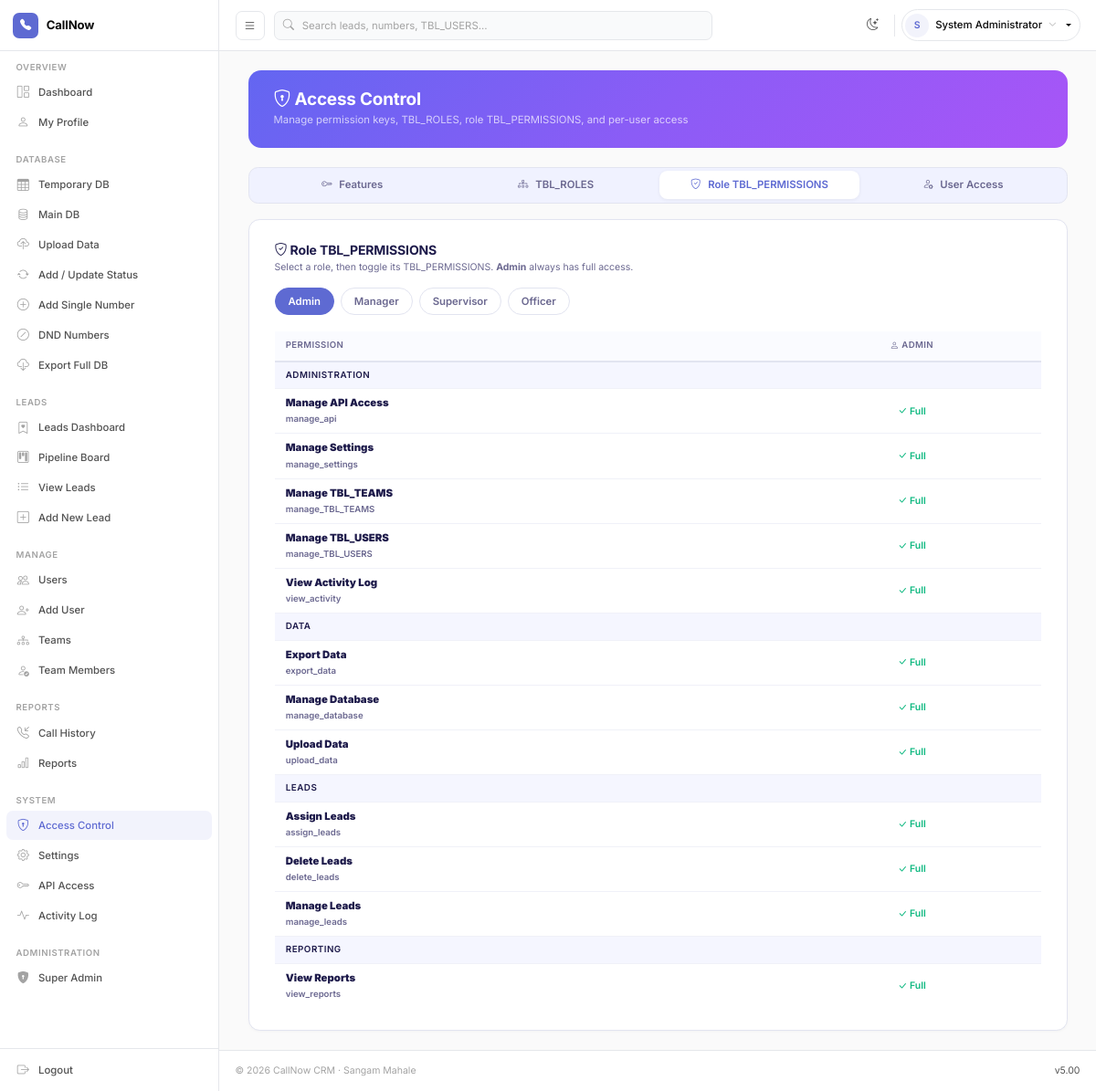
Page /modules/settings/permissions_manager.php (signed in) on the committed database.
### tables this page shows
CREATE TABLE `roles` (
  `id` int(11) NOT NULL AUTO_INCREMENT,
  `role_name` varchar(50) NOT NULL,
  `description` varchar(255) DEFAULT '',
  `is_system` tinyint(1) NOT NULL DEFAULT 0,
  `created_at` datetime DEFAULT current_timestamp(),
  PRIMARY KEY (`id`),
  UNIQUE KEY `role_name` (`role_name`)
);

CREATE TABLE `permissions` (
  `id` int(11) NOT NULL AUTO_INCREMENT,
  `permission_key` varchar(50) NOT NULL,
  `label` varchar(100) NOT NULL,
  `category` varchar(50) DEFAULT 'General',
  `description` text DEFAULT NULL,
  `is_system` tinyint(1) NOT NULL DEFAULT 0,
  `created_at` datetime DEFAULT current_timestamp(),
  PRIMARY KEY (`id`),
  UNIQUE KEY `permission_key` (`permission_key`)
);

### php_scripts/config.php (called while the page is built, shortened)
<?php
    if (!function_exists('tn')) {
        function tn(string $name): string {
            if (defined($name)) {
                $v = constant($name);
                if ($v !== '' && $v !== $name) return $v;
            }
            return $GLOBALS['__cn_tbl_override'][$name] ?? $name;
        }
    }
?>

### php_scripts/permissions.php (called while the page is built, shortened)
<?php
if (!function_exists('getTBL_PERMISSIONSeed')) {
    function getAllTBL_PERMISSIONS(mysqli $link): array {
        $out = [];
        $res = mysqli_query($link, "SELECT id, permission_key, label, category, description, is_system FROM " . tn('TBL_PERMISSIONS') . " ORDER BY category, label");
        if ($res) while ($r = mysqli_fetch_assoc($res)) $out[] = $r;
        return $out;
    }
    function getTBL_PERMISSIONSByCategory(mysqli $link): array {
        $grouped = [];
        foreach (getAllTBL_PERMISSIONS($link) as $p) {
            $grouped[$p['category']][] = $p;
        }
        return $grouped;
    }
}

### modules/settings/permissions_manager.php (the view, shortened to what this page needs)
<?php
require_once __DIR__ . '/../../php_scripts/team_auth.php';
require_once __DIR__ . '/../../php_scripts/permissions.php';
$tab = $_GET['tab'] ?? 'role_perms';
$selectedRole = $_GET['role'] ?? null;
$allTBL_ROLES = [];
$ar = mysqli_query($link, "SELECT r.*, (SELECT COUNT(*) FROM " . tn('TBL_USERS') . " WHERE ROLE = r.role_name AND ROLE != 'Super Admin') as user_count FROM " . tn('TBL_ROLES') . " r WHERE r.role_name != 'Super Admin' ORDER BY r.is_system DESC, r.id");
if ($ar) while ($a = mysqli_fetch_assoc($ar)) $allTBL_ROLES[] = $a;
$allTBL_PERMISSIONS = getAllTBL_PERMISSIONS($link);
$permsByCat = getTBL_PERMISSIONSByCategory($link);
if ($selectedRole === null && !empty($allTBL_ROLES)) {
    $selectedRole = $allTBL_ROLES[0]['role_name'];
}
?>
<?php $pageTitle = 'Access Control - CallNow Admin'; include __DIR__ . '/../../php_scripts/header.php'; ?>
<div class="container page-wrapper">
    <div class="pm-header">
        <h1><i class="bi bi-shield-lock"></i> Access Control</h1>
        <p>Manage permission keys, TBL_ROLES, role TBL_PERMISSIONS, and per-user access</p>
    </div>
    <div class="pm-tabs">
        <a href="<?= url('modules/settings/permissions_manager.php') ?>?tab=features" class="pm-tab <?= $tab==='features'?'active':'' ?>"><i class="bi bi-key"></i> Features</a>
        <a href="<?= url('modules/settings/permissions_manager.php') ?>?tab=TBL_ROLES" class="pm-tab <?= $tab==='TBL_ROLES'?'active':'' ?>"><i class="bi bi-diagram-3"></i> TBL_ROLES</a>
        <a href="<?= url('modules/settings/permissions_manager.php') ?>?tab=role_perms" class="pm-tab <?= $tab==='role_perms'?'active':'' ?>"><i class="bi bi-shield-check"></i> Role TBL_PERMISSIONS</a>
        <a href="<?= url('modules/settings/permissions_manager.php') ?>?tab=user_access" class="pm-tab <?= $tab==='user_access'?'active':'' ?>"><i class="bi bi-person-gear"></i> User Access</a>
    </div>
    <?php if ($tab === 'features'): ?>
    <div class="pm-card">
        <div class="pm-card-body">
            <div class="d-flex justify-content-between align-items-center flex-wrap gap-2 mb-3">
                <div>
                    <h5 style="font-size:1rem;font-weight:700;color:var(--st-ink);margin:0;"><i class="bi bi-key"></i> Permission Features</h5>
                    <p style="font-size:0.75rem;color:var(--st-ink-soft);margin:0;">These keys gate every action in the app. System keys are protected.</p>
                </div>
                <button type="button" class="pm-btn-primary" data-bs-toggle="modal" data-bs-target="#addFeatureModal" style="font-size:0.75rem!important;padding:0.4rem 1rem!important;"><i class="bi bi-plus-lg"></i> New Feature</button>
            </div>
            <div class="table-responsive">
                <table class="pm-feat-tbl">
                    <thead><tr><th>Key</th><th>Label</th><th>Category</th><th>Description</th><th>Type</th><th></th></tr></thead>
                    <tbody>
                        <?php foreach ($allTBL_PERMISSIONS as $p): ?>
                        <tr>
                            <td><code><?= htmlspecialchars($p['permission_key']) ?></code></td>
                            <td><?= htmlspecialchars($p['label']) ?></td>
                            <td><?= htmlspecialchars($p['category']) ?></td>
                            <td style="color:var(--st-ink-soft);"><?= htmlspecialchars($p['description'] ?: '—') ?></td>
                            <td><?= (int)$p['is_system']===1 ? '<span class="pm-badge system">System</span>' : '<span class="pm-badge custom">Custom</span>' ?></td>
                            <td class="text-end" style="white-space:nowrap;">
                                <button type="button" class="pm-btn-outline" style="padding:0.2rem 0.6rem!important;" data-bs-toggle="modal" data-bs-target="#editFeatureModal"
                                    data-id="<?= $p['id'] ?>" data-label="<?= htmlspecialchars($p['label']) ?>" data-cat="<?= htmlspecialchars($p['category']) ?>" data-desc="<?= htmlspecialchars($p['description']) ?>"><i class="bi bi-pencil"></i></button>
                                <?php if ((int)$p['is_system'] !== 1): ?>
                                <form method="POST" style="display:inline;" onsubmit="return confirm('Delete feature &quot;<?= htmlspecialchars($p['permission_key']) ?>&quot;? This removes it for all TBL_ROLES.')">
                                    <input type="hidden" name="csrf_token" value="<?= htmlspecialchars($_SESSION['csrf_token'] ?? '') ?>">
                                    <input type="hidden" name="pm_action" value="delete_feature">
                                    <input type="hidden" name="perm_id" value="<?= $p['id'] ?>">
                                    <button type="submit" class="pm-btn-outline" style="padding:0.2rem 0.6rem!important;color:#ef4444!important;border-color:#fca5a5!important;"><i class="bi bi-trash"></i></button>
                                </form>
                                <?php else: ?>
                                    <span style="font-size:0.6rem;color:#a3a3a3;"><i class="bi bi-lock"></i></span>
                                <?php endif; ?>
                            </td>
                        </tr>
                        <?php endforeach; ?>
                    </tbody>
                </table>
            </div>
        </div>
    </div>
    <div class="modal fade" id="addFeatureModal" tabindex="-1">
        <div class="modal-dialog modal-dialog-centered">
            <div class="modal-content" style="border-radius:0.75rem;border:1px solid var(--st-border);">
                <form method="POST">
                    <input type="hidden" name="csrf_token" value="<?= htmlspecialchars($_SESSION['csrf_token'] ?? '') ?>">
                    <input type="hidden" name="pm_action" value="add_feature">
                    <div class="modal-header" style="border-bottom-color:var(--st-border);padding:1rem 1.25rem;">
                        <h6 style="font-weight:700;font-size:0.9rem;margin:0;"><i class="bi bi-plus-circle"></i> New Permission Feature</h6>
                        <button type="button" class="btn-close" data-bs-dismiss="modal" style="font-size:0.7rem;"></button>
                    </div>
                    <div class="modal-body" style="padding:1.25rem;">
                        <div class="mb-3">
                            <label class="pm-label">Key (machine name)</label>
                            <input type="text" name="perm_key" class="form-control pm-input" required pattern="[a-z][a-z0-9_]*" placeholder="e.g. export_reports" maxlength="50">
                            <div class="pm-hint">Lowercase letters, numbers, underscores. Used in code via can('key').</div>
                        </div>
                        <div class="mb-3">
                            <label class="pm-label">Label</label>
                            <input type="text" name="perm_label" class="form-control pm-input" required maxlength="100" placeholder="Export Reports">
                        </div>
                        <div class="mb-3">
                            <label class="pm-label">Category</label>
                            <input type="text" name="perm_category" class="form-control pm-input" value="General" maxlength="50">
                        </div>
                        <div>
                            <label class="pm-label">Description</label>
                            <input type="text" name="perm_description" class="form-control pm-input" maxlength="255" placeholder="What this permission allows">
                        </div>
                    </div>
                    <div class="modal-footer" style="border-top-color:var(--st-border);padding:0.75rem 1.25rem;">
                        <button type="button" class="pm-btn-outline" data-bs-dismiss="modal">Cancel</button>
                        <button type="submit" class="pm-btn-primary" style="padding:0.4rem 1.2rem!important;">Add Feature</button>
                    </div>
                </form>
            </div>
        </div>
    </div>
    <div class="modal fade" id="editFeatureModal" tabindex="-1">
        <div class="modal-dialog modal-dialog-centered">
            <div class="modal-content" style="border-radius:0.75rem;border:1px solid var(--st-border);">
                <form method="POST">
                    <input type="hidden" name="csrf_token" value="<?= htmlspecialchars($_SESSION['csrf_token'] ?? '') ?>">
                    <input type="hidden" name="pm_action" value="edit_feature">
                    <input type="hidden" name="perm_id" id="edit_perm_id" value="0">
                    <div class="modal-header" style="border-bottom-color:var(--st-border);padding:1rem 1.25rem;">
                        <h6 style="font-weight:700;font-size:0.9rem;margin:0;"><i class="bi bi-pencil-square"></i> Edit Feature</h6>
                        <button type="button" class="btn-close" data-bs-dismiss="modal" style="font-size:0.7rem;"></button>
                    </div>
                    <div class="modal-body" style="padding:1.25rem;">
                        <div class="mb-3">
                            <label class="pm-label">Label</label>
                            <input type="text" name="perm_label" id="edit_perm_label" class="form-control pm-input" required maxlength="100">
                        </div>
                        <div class="mb-3">
                            <label class="pm-label">Category</label>
                            <input type="text" name="perm_category" id="edit_perm_cat" class="form-control pm-input" maxlength="50">
                        </div>
                        <div>
                            <label class="pm-label">Description</label>
                            <input type="text" name="perm_description" id="edit_perm_desc" class="form-control pm-input" maxlength="255">
                        </div>
                    </div>
                    <div class="modal-footer" style="border-top-color:var(--st-border);padding:0.75rem 1.25rem;">
                        <button type="button" class="pm-btn-outline" data-bs-dismiss="modal">Cancel</button>
                        <button type="submit" class="pm-btn-primary" style="padding:0.4rem 1.2rem!important;">Save</button>
                    </div>
                </form>
            </div>
        </div>
    </div>
    <?php elseif ($tab === 'role_perms'): ?>
    <div class="pm-card">
        <div class="pm-card-body">
            <h5 style="font-size:1rem;font-weight:700;color:var(--st-ink);margin:0 0 0.2rem 0;"><i class="bi bi-shield-check"></i> Role TBL_PERMISSIONS</h5>
            <p style="font-size:0.75rem;color:var(--st-ink-soft);margin:0 0 1rem 0;">Select a role, then toggle its TBL_PERMISSIONS. <strong>Admin</strong> always has full access.</p>
            <div class="pm-role-pills">
                <?php foreach ($allTBL_ROLES as $role): ?>
                    <a href="<?= url('modules/settings/permissions_manager.php') ?>?tab=role_perms&role=<?= urlencode($role['role_name']) ?>" class="pm-role-pill <?= $selectedRole===$role['role_name']?'active':'' ?>"><?= htmlspecialchars($role['role_name']) ?></a>
                <?php endforeach; ?>
            </div>
            <?php if ($selectedRole): ?>
            <form method="POST">
                <div class="table-responsive">
                    <table class="pm-perm-grid">
                        <thead>
                            <tr><th>Permission</th><th><i class="bi bi-person"></i> <?= htmlspecialchars($selectedRole) ?></th></tr>
                        </thead>
                        <tbody>
                            <?php foreach ($permsByCat as $cat => $plist): ?>
                                <tr class="cat-row"><td colspan="2"><?= htmlspecialchars($cat) ?></td></tr>
                                <?php foreach ($plist as $p): ?>
                                <tr>
                                    <td>
                                        <strong><?= htmlspecialchars($p['label']) ?></strong>
                                        <br><span style="font-size:0.6875rem;color:var(--st-ink-soft);"><?= htmlspecialchars($p['permission_key']) ?></span>
                                    </td>
                                    <td>
                                        <?php if ($selectedRole === 'Admin'): ?>
                                            <span style="color:#10b981;font-size:0.75rem;font-weight:600;"><i class="bi bi-check-lg"></i> Full</span>
                                        <?php endif; ?>
                                    </td>
                                </tr>
                                <?php endforeach; ?>
                            <?php endforeach; ?>
                        </tbody>
                    </table>
                </div>
            </form>
            <?php endif; ?>
        </div>
    </div>
    <?php endif; ?>
</div>
<?php include __DIR__ . '/../../php_scripts/footer.php'; ?>

### assets/css/app-theme.css (style rules this page uses)
:root, [data-bs-theme="light"] { --bg: #fafafa; --bg-alt: #f5f5f5; --surface: #ffffff; --surface-2: #f9fafb; --border: #e5e7eb; --border-strong: #d4d4d8; --ink: #0a0a0a; --ink-soft: #525252; --ink-muted: #a3a3a3; --accent: #5e6ad2; --accent-hover: #4e5cd2; --accent-soft: rgba(94, 106, 210, 0.08); --accent-soft-strong: rgba(94, 106, 210, 0.14); --success: #10b981; --success-soft: rgba(16, 185, 129, 0.10); --warning: #f59e0b; --warning-soft: rgba(245, 158, 11, 0.10); --danger: #ef4444; --danger-soft: rgba(239, 68, 68, 0.10); --info: #0ea5e9; --info-soft: rgba(14, 165, 233, 0.10); --purple: #7c3aed; --purple-soft: rgba(124, 58, 237, 0.10); --shadow-sm: 0 1px 2px rgba(0, 0, 0, 0.04); --shadow: 0 1px 3px rgba(0, 0, 0, 0.05), 0 1px 2px rgba(0, 0, 0, 0.03); --shadow-md: 0 4px 12px rgba(0, 0, 0, 0.05), 0 2px 4px rgba(0, 0, 0, 0.03); --shadow-lg: 0 12px 32px rgba(0, 0, 0, 0.08), 0 4px 8px rgba(0, 0, 0, 0.04); --radius: 0.5rem; --radius-lg: 0.75rem; --radius-xl: 1rem; --sidebar-width: 240px; --sidebar-width-collapsed: 64px; --topbar-height: 56px; --bs-body-bg: var(--bg); --bs-body-color: var(--ink); --bs-border-color: var(--border); --bs-link-color: var(--accent); --bs-link-hover-color: var(--accent-hover); --bs-primary: var(--accent); --bs-primary-rgb: 94, 106, 210; --bs-secondary-color: var(--ink-soft); --bs-tertiary-color: var(--ink-muted); --bs-tertiary-bg: var(--surface-2); }
* { -webkit-font-smoothing: antialiased; -moz-osx-font-smoothing: grayscale; }
html, body { font-family: 'Inter', system-ui, -apple-system, 'Segoe UI', sans-serif; font-feature-settings: "cv11", "ss01", "ss03"; background: var(--bg); color: var(--ink); font-size: 14px; line-height: 1.5; }
body { min-height: 100vh; }
h1, h2, h3, h4, h5, h6, .h1, .h2, .h3, .h4, .h5, .h6 { font-family: 'Inter', system-ui, sans-serif; font-weight: 600; letter-spacing: -0.01em; color: var(--ink); }
h1 { font-size: 1.5rem; font-weight: 700; }
a { color: var(--accent); text-decoration: none; }

### rows in the picture
roles: role_name "Admin", role_name "ADMIN"
roles: role_name "Manager"
roles: role_name "Supervisor"
roles: role_name "Officer"
permissions: label "Manage API Access", permission_key "manage_api"
permissions: label "Manage Settings", permission_key "manage_settings"
permissions: label "Manage TBL_TEAMS", permission_key "manage_TBL_TEAMS"
permissions: label "Manage TBL_USERS", permission_key "manage_TBL_USERS"
permissions: label "View Activity Log", permission_key "view_activity"
permissions: label "Export Data", permission_key "export_data"
permissions: label "Manage Database", permission_key "manage_database"
permissions: label "Upload Data", permission_key "upload_data"
permissions: label "Assign Leads", permission_key "assign_leads"
permissions: label "Delete Leads", permission_key "delete_leads"
permissions: label "Manage Leads", permission_key "manage_leads"
permissions: label "View Reports", permission_key "view_reports"

### other values in the picture
$userInitial "S"
$userName "System Administrator"
$cat "ADMINISTRATION"
$cat "DATA"
$cat "LEADS"
$cat "REPORTING"
